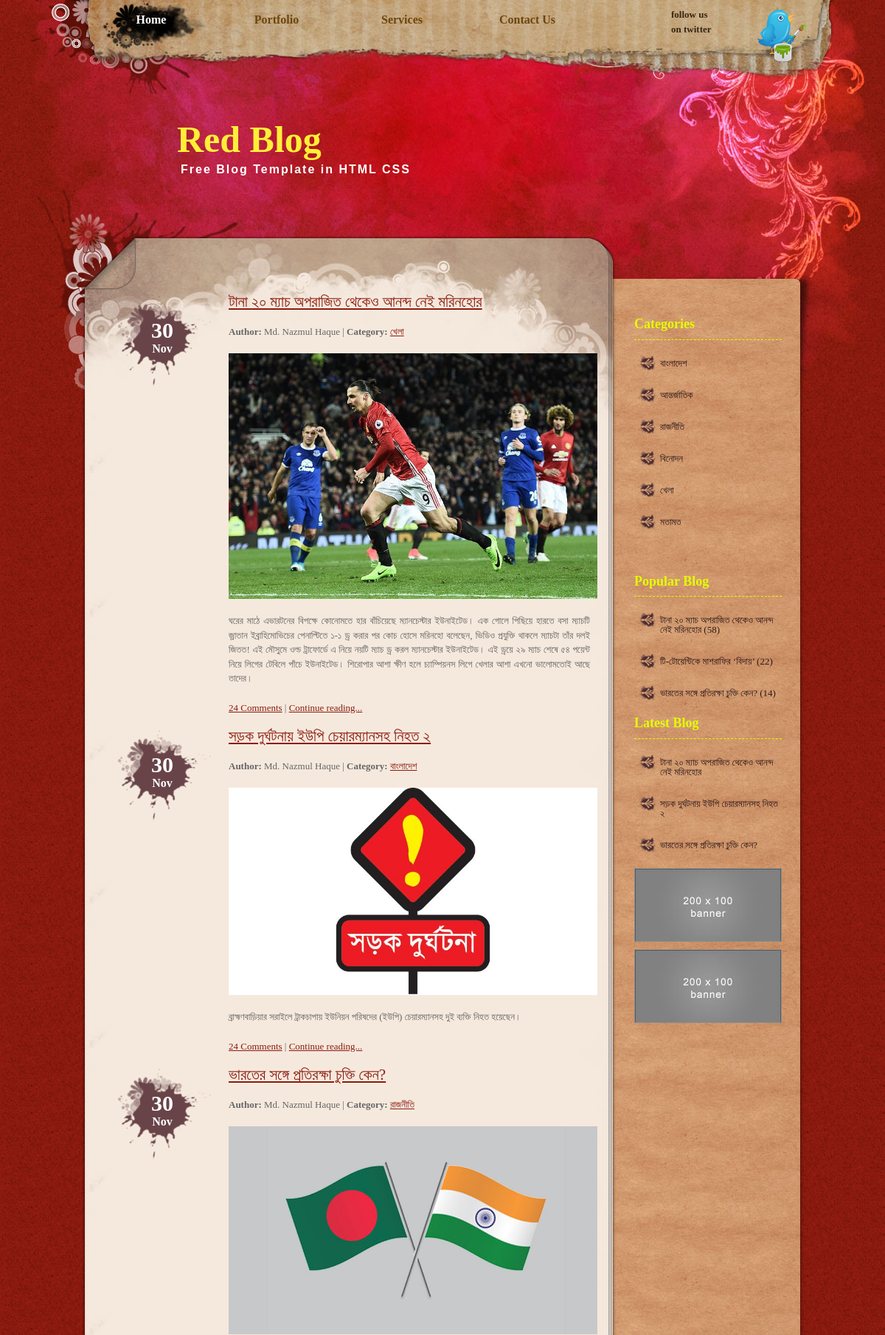
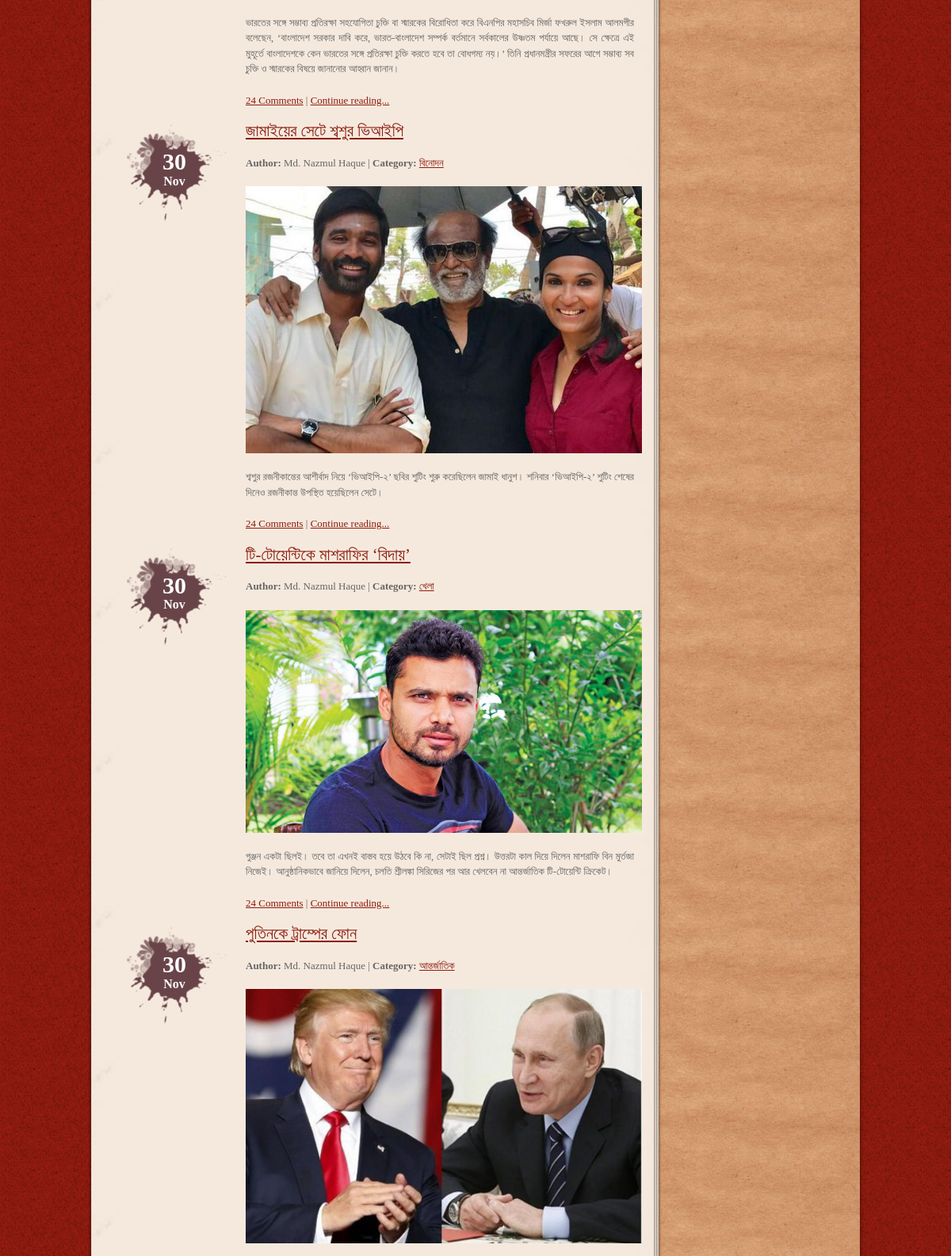
The page / (upper part) on the database its author committed (2 pictures, top to bottom).
### tables this page shows
CREATE TABLE `tbl_blog` (
  `blog_id` int(5) NOT NULL,
  `category_id` int(3) NOT NULL,
  `blog_title` varchar(100) NOT NULL,
  `blog_short_description` text NOT NULL,
  `blog_long_description` text NOT NULL,
  `author_name` varchar(100) NOT NULL,
  `blog_image` varchar(100) NOT NULL,
  `hit_count` int(4) NOT NULL,
  `publication_status` tinyint(1) NOT NULL
);

CREATE TABLE `tbl_category` (
  `category_id` int(4) NOT NULL,
  `category_name` varchar(100) NOT NULL,
  `category_description` text NOT NULL,
  `publication_status` tinyint(1) NOT NULL
);

### application/controllers/Welcome.php (called while the page is built, shortened)
<?php
class Welcome extends CI_Controller {
    public function index() {
        $data = array();
        $data['title']="Red Blog | Home";
        $data['friends']=true;
        $data['all_published_blog']=$this->Welcome_Model->select_all_published_blog();
        $data['maincontent'] = $this->load->view('pages/home_content', $data, true);
        $this->load->view('master', $data);
    }
}

### index.php (called while the page is built, shortened)
<?php
require_once BASEPATH.'core/CodeIgniter.php';

### application/models/Welcome_Model.php (called while the page is built, shortened)
<?php
class Welcome_Model extends CI_Model {
    public function select_all_published_blog()
    {
        $this->db->select('*');
        $this->db->from('tbl_blog');
        $this->db->join('tbl_category', 'tbl_category.category_id=tbl_blog.category_id');
        $this->db->where('tbl_blog.publication_status', 1);
        $this->db->order_by('blog_id', 'desc');
        $query_result =$this->db->get();
        $result = $query_result->result();
        return $result;
    }
    public function latest_blog()
    {
        $this->db->select('*');
        $this->db->from('tbl_blog');
        $this->db->where('publication_status', 1);
        $this->db->order_by('blog_id','desc');
        $this->db->limit(3);
        $query_result =$this->db->get();
        $result = $query_result->result();
        return $result;
    }
    public function popular_blog()
    {
        $this->db->select('*');
        $this->db->from('tbl_blog');
        $this->db->where('publication_status', 1);
        $this->db->order_by('hit_count','desc');
        $this->db->limit(3);
        $query_result =$this->db->get();
        $result = $query_result->result();
        return $result;
    }
}

### application/models/Super_Admin_Model.php (called while the page is built, shortened)
<?php
class Super_Admin_Model extends CI_Model{
    public function get_all_published_category()
    {
        $this->db->select('*');
        $this->db->from('tbl_category');
        $this->db->where('publication_status', 1);
        $query_result =$this->db->get();
        $result = $query_result->result();
        return $result;
    }
}

### application/views/pages/home_content.php (the view, shortened to what this page needs)
<div class="post_section">
<?php
foreach ($all_published_blog as $v_blog)
{
?>
    <div class="post_date">
        30<span>Nov</span>
    </div>
    <div class="post_content">
        <h3><a href="<?php echo base_url();?>Welcome/blog_details/<?php echo $v_blog->blog_id?>"><?php echo $v_blog->blog_title?></a></h3>
        <strong>Author:</strong> <?php echo $v_blog->author_name?> | <strong>Category:</strong> <a href="<?php echo base_url()?>Welcome/category_blog/<?php echo $v_blog->category_id?>"><?php echo $v_blog->category_name;?></a>
        <a target="_parent" href="<?php echo base_url();?>Welcome/blog_details/<?php echo $v_blog->blog_id?>"><img src="<?php echo base_url().$v_blog->blog_image;?>" width="500px" alt="image" /></a>
        <p><?php echo $v_blog->blog_short_description?></p>
        <p><a href="blog_post.html">24 Comments</a> | <a href="<?php echo base_url()?>Welcome/blog_details/<?php echo $v_blog->blog_id?>">Continue reading...</a>                </p>
    </div>
<?php } ?>
</div>

### application/views/master.php (shortened to what this page needs)
<!DOCTYPE html PUBLIC "-//W3C//DTD XHTML 1.0 Transitional//EN" "http://www.w3.org/TR/xhtml1/DTD/xhtml1-transitional.dtd">
<html xmlns="http://www.w3.org/1999/xhtml">
<head>
<link href="<?php echo base_url();?>asset/templatemo_style.css" rel="stylesheet" type="text/css" />
<link href="<?php echo base_url();?>asset/css_pirobox/white/style.css" media="screen" title="shadow" rel="stylesheet" type="text/css" />
</head>
<body>
<div id="templatemo_top_wrapper">
	<div id="templatemo_top">
        <div id="templatemo_menu">
            <ul>
                <li><a href="<?php echo base_url();?>welcome/index" class="current">Home</a></li>
                <li><a href="<?php echo base_url();?>welcome/portfolio">Portfolio</a></li>
                <li><a href="<?php echo base_url();?>welcome/services">Services</a></li>
                <li><a href="<?php echo base_url();?>welcome/contact">Contact Us</a></li>
            </ul>
        </div>
        <div id="twitter">
        	<a href="#">follow us <br />
        	on twitter</a>
        </div>
  </div>
</div>
<div id="templatemo_header_wrapper">
	<div id="templatemo_header">
    	<div id="site_title">
            <h1><a href="http://www.templatemo.com" target="_parent"><strong>Red Blog</strong><span>Free Blog Template in HTML CSS</span></a></h1>
        </div>
    </div>
</div>
<div id="templatemo_main_wrapper">
	<div id="templatemo_main">
		<div id="templatemo_main_top">
        	<div id="templatemo_content">
    		<?php echo $maincontent;?>
       	  </div>
          <div id="templatemo_sidebar">
                <h4>Categories</h4>
                <ul class="templatemo_list">
                    <?php
                    $all_published_category=$this->Super_Admin_Model->get_all_published_category();
                    foreach ($all_published_category as $v_category)
                    {
                    ?>
                    <li><a href="<?php echo base_url()?>Welcome/category_blog/<?php echo $v_category->category_id?>"><?php echo $v_category->category_name?></a></li>
                    <?php } ?>
                </ul>
                <div class="cleaner_h40"></div>
                <?php
                if(isset($friends))
                {
                ?>
                <h4>Popular Blog</h4>
                <ul class="templatemo_list">
                    <?php
                    $popular_blog=$this->Welcome_Model->popular_blog();
                    foreach ($popular_blog as $v_blog)
                    {
                    ?>
                    <li><a href="<?php echo base_url();?>Welcome/blog_details/<?php echo $v_blog->blog_id?>" target="_parent"><?php echo $v_blog->blog_title?> (<?php echo $v_blog->hit_count ?>)</a></li>
                <?php } ?>
                </ul>
                <h4>Latest Blog</h4>
                <ul class="templatemo_list">
                    <?php
                    $latest_blog=$this->Welcome_Model->latest_blog();
                    foreach ($latest_blog as $v_blog)
                    {
                    ?>
                    <li><a href="<?php echo base_url();?>Welcome/blog_details/<?php echo $v_blog->blog_id?>" target="_parent"><?php echo $v_blog->blog_title?></a></li>
                <?php } ?>
                </ul>
                <?php } ?>
                <div id="ads">
                	<a href="#"><img src="<?php echo base_url();?>asset/images/templatemo_200x100_banner.jpg" alt="banner 1" /></a>
                    <a href="#"><img src="<?php echo base_url();?>asset/images/templatemo_200x100_banner.jpg" alt="banner 2" /></a>
                </div>
            </div>
        </div>
    </div>
</div>
<div align=center>This template  downloaded form <a href='http://all-free-download.com/free-website-templates/'>free website templates</a></div></body>
</html>

### asset/templatemo_style.css (style rules this page uses)
body { margin: 0px; padding: 0px; color: #666; font-family: Georgia, "Times New Roman", Times, serif; font-size: 13px; line-height:1.5em; background-color: #821764; background-image: url(images/templatemo_body.jpg); background-repeat: repeat; }
a, a:link, a:visited { color: #8d1b0f; }
p { margin: 0px; padding: 0 0 10px 0; }
img { border: none; }
h1 { font-size: 40px; font-weight: bold; margin: 0 0 30px 0; padding: 5px 0; color: #000; }
h3 { font-size: 21px; font-weight: normal; margin: 0 0 20px 0; padding: 0; padding: 0; color: #1da3e9; }
h4 { font-size: 18px; margin: 0 0 20px 0; padding: 0 0 10px 0; color: #e4ff00; border-bottom: 1px dashed #e4ff00; }
.cleaner_h40 { clear: both; width:100%; height: 40px; }
.templatemo_list { margin: 20px 0; padding: 0; list-style: none; }
.templatemo_list li { background: transparent url(images/templatemo_list.png) no-repeat scroll 0 0px; margin:0 0 20px; padding: 5px 0 5px 35px; line-height: 1em; }
.templatemo_list li a { color: #2f1a1d; text-decoration: none; }
#templatemo_top_wrapper { width: 100%; height: 100px; background:url(images/templatemo_menu.jpg) no-repeat top center; }
#templatemo_top { width: 970px; height: 100px; margin: 0 auto; padding: 0 30px 0 80px; background: url(images/templatemo_menu.jpg) no-repeat top center; }
#templatemo_menu { float: left; width: 700px; }
#templatemo_menu ul { margin: 0; padding: 0; list-style: none; }
#templatemo_menu ul li { padding: 0px; margin: 0px; display: inline; }
#templatemo_menu ul li a { float: left; display: block; width: 130px; height: 50px; padding: 17px 10px 0 0; margin: 0 30px 0 0 ; font-size: 16px; text-align: center; text-decoration: none; color: #6d450f; font-weight: bold; outline: none; }
#templatemo_menu ul li a:hover, #templatemo_menu ul li .current { color: #fff; background: url(images/templatemo_menu_hover.png) }
#templatemo_top #twitter a { float: right; display: block; width: 100px; height: 80px; padding: 10px 100px 0 0; font-weight: bold; color: #382512; line-height: 20px; text-decoration: none; background: url(images/4.png) no-repeat top right; }
#templatemo_header_wrapper { clear: both; width: 100%; height: 300px; background: url(images/templatemo_header.jpg) no-repeat top center; }
#templatemo_header { width: 920px; height: 250px; margin: 0 auto; padding: 50px 80px 0 80px; background: url(images/templatemo_header.jpg) no-repeat top center; }
#templatemo_header #site_title { float: left; width: 500px; padding-top: 30px; padding-left: 100px; }
#templatemo_header #site_title h1 { margin: 0; padding: 0; color: #fff; }
#templatemo_header #site_title h1 a { margin: 0px; padding: 0px; font-size: 50px; color: #ffef38; font-weight: normal; text-decoration: none; }
#templatemo_header #site_title a span { display: block; font-size: 16px; color: #FFFFFF; font-family: Arial, Helvetica, sans-serif; font-weight: bold; letter-spacing: 2px; margin-top: 20px; margin-left: 5px; }
#templatemo_main_wrapper { width: 100%; background: url(images/templatemo_main.jpg) no-repeat top center; }
#templatemo_main { width: 1080px; margin: 0 auto; background:url(images/templatemo_content.jpg) center repeat-y; }
#templatemo_main_top { width: 1080px; background: url(images/templatemo_main.jpg) no-repeat center top; }
#templatemo_content { float: left; width: 640px; margin: 0 0 0 100px; }
.post_section { clear: both; padding-bottom: 30px; border-bottom: 1px dashed #CCC; margin-bottom: 30px; }
.post_section .post_date { float: left; width: 120px; height: 90px; padding: 38px 15px 0 0; text-align: center; font-size: 30px; color: #FFFFFF; font-weight: bold; background: url(images/templatemo_date.png) no-repeat top left; }
.post_section .post_date span { display: block; color: #FFFFFF; font-size: 16px; margin-top: 5px; }
.post_section .post_content { float: right; width: 490px; }
.post_section p { text-align: justify; margin-bottom: 10px; }
.post_section img { clear: both; display: block; margin: 20px 0; }
#templatemo_sidebar { float: right; color: #FFF; width: 200px; margin: 0 80px 0 0; padding-top: 30px; }
#templatemo_sidebar #ads { margin-bottom: 30px; }
#templatemo_sidebar #ads a { display: block; width: 200px; height: 100px; margin-bottom: 10px; }

### rows shown on the page
tbl_blog: blog_title "টানা ২০ ম্যাচ অপরাজিত থেকেও আনন্দ নেই মরিনহোর", author_name "Md. Nazmul Haque", category.category_name "খেলা", blog_image (picture), blog_short_description "ঘরের মাঠে এভারটনের বিপক্ষে কোনোমতে হার বাঁচিয়েছে ম্যানচেস্টার ইউনাইটেড। এক গোলে পিছিয়ে হারতে বসা ম্যাচটি জ্লাতান ইব্রাহিমোভিচের পেনাল্টিতে ১-১ ড্র করার পর কোচ হোসে মরিনহো বলেছেন, ভিডিও প্রযুক্তি থাকলে ম্যাচটা তাঁর দলই জিতত! এই মৌসুমে ওল্ড ট্রাফোর্ডে এ নিয়ে নয়টি ম্যাচ ড্র করল ম্যানচেস্টার ইউনাইটেড। এই ড্রয়ে ২৯ ম্যাচ শেষে ৫৪ পয়েন্ট নিয়ে লিগের টেবিলে পাঁচে ইউনাইটেড। শিরোপার আশা ক্ষীণ হলে চ্যাম্পিয়নস লিগে খেলার আশা এখনো ভালোমতোই আছে তাদের।", hit_count "58"
tbl_blog: blog_title "সড়ক দুর্ঘটনায় ইউপি চেয়ারম্যানসহ নিহত ২", author_name "Md. Nazmul Haque", category.category_name "বাংলাদেশ", blog_image (picture), blog_short_description "ব্রাহ্মণবাড়িয়ার সরাইলে ট্রাকচাপায় ইউনিয়ন পরিষদের (ইউপি) চেয়ারম্যানসহ দুই ব্যক্তি নিহত হয়েছেন।"
tbl_blog: blog_title "ভারতের সঙ্গে প্রতিরক্ষা চুক্তি কেন?", author_name "Md. Nazmul Haque", category.category_name "রাজনীতি", blog_image (picture), blog_short_description "ভারতের সঙ্গে সম্ভাব্য প্রতিরক্ষা সহযোগিতা চুক্তি বা স্মারকের বিরোধিতা করে বিএনপির মহাসচিব মির্জা ফখরুল ইসলাম আলমগীর বলেছেন, ‘বাংলাদেশ সরকার দাবি করে, ভারত-বাংলাদেশ সম্পর্ক বর্তমানে সর্বকালের উষ্ণতম পর্যায়ে আছে। সে ক্ষেত্রে এই মুহূর্তে বাংলাদেশকে কেন ভারতের সঙ্গে প্রতিরক্ষা চুক্তি করতে হবে তা বোধগম্য নয়।’ তিনি প্রধানমন্ত্রীর সফরের আগে সম্ভাব্য সব চুক্তি ও স্মারকের বিষয়ে জানানোর আহ্বান জানান।", hit_count "14"
tbl_blog: blog_title "জামাইয়ের সেটে শ্বশুর ভিআইপি", author_name "Md. Nazmul Haque", category.category_name "বিনোদন", blog_image (picture), blog_short_description "শ্বশুর রজনীকান্তের আশীর্বাদ নিয়ে ‘ভিআইপি-২’ ছবির শুটিং শুরু করেছিলেন জামাই ধানুশ। শনিবার ‘ভিআইপি-২’ শুটিং শেষের দিনেও রজনীকান্ত উপস্থিত হয়েছিলেন সেটে।"
tbl_blog: blog_title "টি-টোয়েন্টিকে মাশরাফির ‘বিদায়’", author_name "Md. Nazmul Haque", category.category_name "খেলা", blog_image (picture), blog_short_description "গুঞ্জন একটা ছিলই। তবে তা এখনই বাস্তব হয়ে উঠবে কি না, সেটাই ছিল প্রশ্ন। উত্তরটা কাল দিয়ে দিলেন মাশরাফি বিন মুর্তজা নিজেই। আনুষ্ঠানিকভাবে জানিয়ে দিলেন, চলতি শ্রীলঙ্কা সিরিজের পর আর খেলবেন না আন্তর্জাতিক টি-টোয়েন্টি ক্রিকেট।", hit_count "22"
tbl_blog: blog_title "পুতিনকে ট্রাম্পের ফোন", author_name "Md. Nazmul Haque", category.category_name "আন্তর্জাতিক", blog_image (picture)
tbl_category: category_name "বাংলাদেশ"
tbl_category: category_name "আন্তর্জাতিক"
tbl_category: category_name "রাজনীতি"
tbl_category: category_name "বিনোদন"
tbl_category: category_name "খেলা"
tbl_category: category_name "মতামত"
